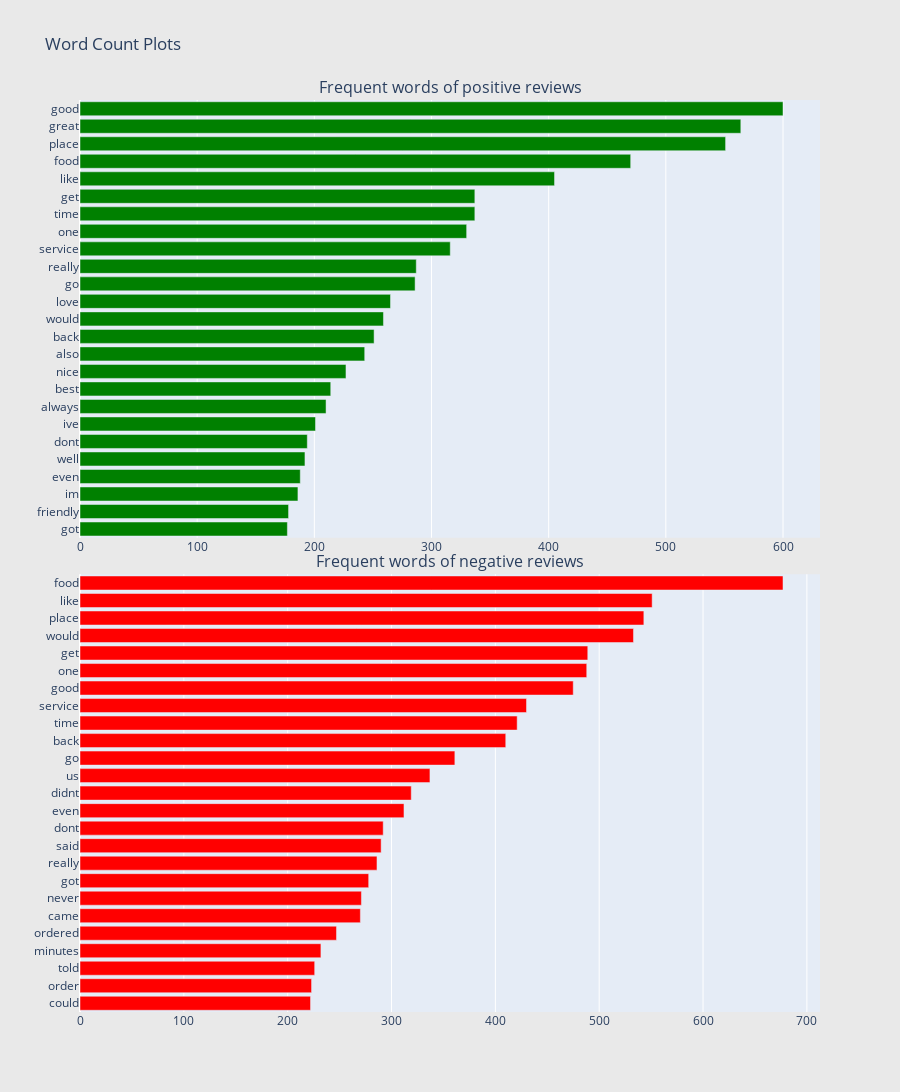

This figure's notebook cell:
### Markdown cell above
## Top Monograms for Positive and Negative Reviews

### Code cell
#@title
configure_plotly_browser_state()
#Filtering data
review_pos = train_sample[train_sample["sentiment"]==2].dropna()
review_neg = train_sample[train_sample["sentiment"]==1].dropna()

## custom function for ngram generation ##
def generate_ngrams(text, n_gram=1):
  token = [token for token in text.lower().split(" ") if token != "" if token not in stop_words]
  ngrams = zip(*[token[i:] for i in range(n_gram)])
  return [" ".join(ngram) for ngram in ngrams]

## custom function for horizontal bar chart ##
def horizontal_bar_chart(df, color):
    trace = go.Bar(
        y=df["word"].values[::-1],
        x=df["wordcount"].values[::-1],
        showlegend=False,
        orientation = 'h',
        marker=dict(
            color=color,
        ),
    )
    return trace

## Get the bar chart from positive reviews ##
freq_dict = defaultdict(int)
for sent in review_pos["clean_text"]:
    for word in generate_ngrams(sent):
        freq_dict[word] += 1
fd_sorted = pd.DataFrame(sorted(freq_dict.items(), key=lambda x: x[1])[::-1])
fd_sorted.columns = ["word", "wordcount"]
trace0 = horizontal_bar_chart(fd_sorted.head(25), 'green')

## Get the bar chart from negative reviews ##
freq_dict = defaultdict(int)
for sent in review_neg["clean_text"]:
    for word in generate_ngrams(sent):
        freq_dict[word] += 1
fd_sorted = pd.DataFrame(sorted(freq_dict.items(), key=lambda x: x[1])[::-1])
fd_sorted.columns = ["word", "wordcount"]
trace2 = horizontal_bar_chart(fd_sorted.head(25), 'red')

# Creating two subplots
fig = tools.make_subplots(rows=2, cols=1, vertical_spacing=0.04,
                          subplot_titles=["Frequent words of positive reviews", "Frequent words of negative reviews"])
fig.append_trace(trace0, 1, 1)
fig.append_trace(trace2, 2, 1)
fig['layout'].update(height=1200, width=900, paper_bgcolor='rgb(233,233,233)', title="Word Count Plots")
iplot(fig, filename='word-plots')

### Figure 1 — Plotly figure (JSON) as saved in the notebook; plotly's stock layout.template omitted (floating-point values rounded to 4 significant figures)
{"data": [{"showlegend": false, "orientation": "h", "yaxis": "y", "y": ["got", "friendly", "im", "even", "well", "dont", "ive", "always", "best", "nice", "also", "back", "would", "love", "go", "really", "service", "one", "time", "get", "like", "food", "place", "great", "good"], "xaxis": "x", "marker": {"color": "green"}, "x": [177, 178, 186, 188, 192, 194, 201, 210, 214, 227, 243, 251, 259, 265, 286, 287, 316, 330, 337, 337, 405, 470, 551, 564, 600], "type": "bar"}, {"showlegend": false, "orientation": "h", "yaxis": "y2", "y": ["could", "order", "told", "minutes", "ordered", "came", "never", "got", "really", "said", "dont", "even", "didnt", "us", "go", "back", "time", "service", "good", "one", "get", "would", "place", "like", "food"], "xaxis": "x2", "marker": {"color": "red"}, "x": [222, 223, 226, 232, 247, 270, 271, 278, 286, 290, 292, 312, 319, 337, 361, 410, 421, 430, 475, 488, 489, 533, 543, 551, 677], "type": "bar"}], "layout": {"xaxis": {"domain": [0, 1], "anchor": "y"}, "title": {"text": "Word Count Plots"}, "paper_bgcolor": "rgb(233,233,233)", "yaxis": {"domain": [0.52, 1], "anchor": "x"}, "xaxis2": {"domain": [0, 1], "anchor": "y2"}, "height": 1200, "width": 900, "yaxis2": {"domain": [0, 0.48], "anchor": "x2"}, "annotations": [{"yanchor": "bottom", "xref": "paper", "xanchor": "center", "yref": "paper", "text": "Frequent words of positive reviews", "y": 1, "x": 0.5, "font": {"size": 16}, "showarrow": false}, {"yanchor": "bottom", "xref": "paper", "xanchor": "center", "yref": "paper", "text": "Frequent words of negative reviews", "y": 0.48, "x": 0.5, "font": {"size": 16}, "showarrow": false}]}}
